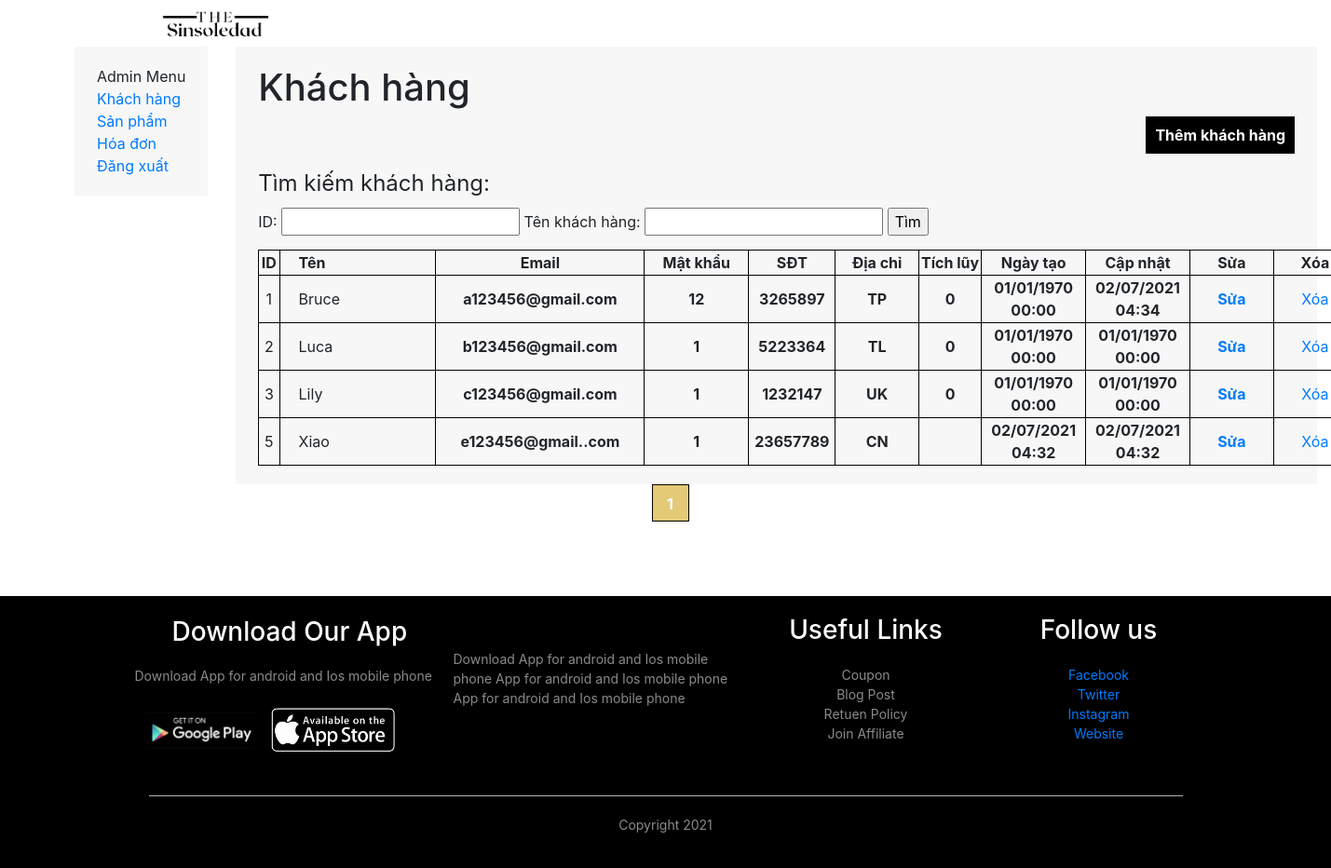
Page /admin/customer.php (signed in) on the committed database.
### tables this page shows
CREATE TABLE `customertbl` (
  `cid` int(6) NOT NULL,
  `cname` varchar(50) NOT NULL,
  `cemail` varchar(30) NOT NULL,
  `cpassword` varchar(30) NOT NULL,
  `cphone` varchar(12) NOT NULL,
  `caddress` varchar(50) NOT NULL,
  `total` int(11) DEFAULT NULL,
  `created_time` int(11) NOT NULL,
  `last_update` int(11) NOT NULL
);

### admin/customer.php (the view, shortened to what this page needs)
<?php
    include 'header.php';
    include '../connect/connect_db.php';
    $config_name = "customer";
    $config_title = "khách hàng";
    if (!empty($_SESSION['current_user'])) {
    $item_per_page = (!empty($_GET['per_page'])) ? $_GET['per_page'] : 6;
    $current_page = (!empty($_GET['page'])) ? $_GET['page'] : 1;
    $offset = ($current_page - 1) * $item_per_page;
    if(!empty($where)){
        $totalRecords = mysqli_query($con, "SELECT * FROM `customertbl` WHERE (".$where.")");
    }else{
        $totalRecords = mysqli_query($con, "SELECT * FROM `customertbl`");
    }
    $totalRecords = $totalRecords->num_rows;
    $totalPages = ceil($totalRecords / $item_per_page);
    if(!empty($where)){
        $customer = mysqli_query($con, "SELECT * FROM `customertbl` where (".$where.") ORDER BY `cid` LIMIT " . $item_per_page . " OFFSET " . $offset);
    }else{
        $customer = mysqli_query($con, "SELECT * FROM `customertbl` ORDER BY `cid` LIMIT " . $item_per_page . " OFFSET " . $offset);
    }
?>
<div class="container-fluid product-container">
    <div class="row">
        <div class="col-lg-2">
            <div class="side-bar">
            <div class="left-menu">
                <div class="menu-heading">Admin Menu</div>
                    <div class="menu-items">
                        <a href="customer.php">Khách hàng</a>
                        <a href="product.php">Sản phẩm</a>
                        <a href="order.php">Hóa đơn</a>
                        <a href="logout.php">Đăng xuất</a>
                    </div>
                </div>
            </div>
        </div>
        <div class="col-10">
            <div id="cart-form">
                <h1>Khách hàng</h1>
				<div class="buttons">
                    <a href="./edit_<?=$config_name?>.php">Thêm <?=$config_title?></a>
                </div>
                <div class="listing-search">
                    <form id="<?=$config_name?>-search-form" action="<?=$config_name?>.php?action=search" method="POST">
                        <fieldset>
                            <legend>Tìm kiếm <?=$config_title?>:</legend>
                            ID: <input type="text" name="cid" value="<?=!empty($id)?$id:""?>" />
                            Tên <?=$config_title?>: <input type="text" name="cname" value="<?=!empty($name)?$name:""?>" />
                            <input type="submit" class="" value="Tìm" />
                        </fieldset>
                    </form>
                </div>
                    <table class="customer-tbl">
                        <tr>
                            <th class="cus-number">ID</th>
                            <th class="cus-name">Tên</th>
                            <th class="cus-email">Email</th>
                            <th class="cus-password">Mật khẩu</th>
                            <th class="cus-phone">SĐT</th>
                            <th class="cus-address">Địa chỉ</th>
                            <th class="cus-total">Tích lũy</th>
                            <th class="created-time">Ngày tạo</th>
                            <th class="last-update">Cập nhật</th>
                            <th class="x-edit">Sửa</th>
                            <th class="x-delete">Xóa</th>
                        </tr>
                        <?php
                        if (!empty($customer)) {
                            while ($row = mysqli_fetch_array($customer)) {
                                ?>
                                <tr>
                                    <td class="cus-number"><?= $row['cid']?></td>
                                    <td class="cus-name"><?= $row['cname'] ?></td>
                                    <th class="cus-email"><?= $row['cemail'] ?></th>
                                    <th class="cus-password"><?= $row['cpassword'] ?></th>
                                    <th class="cus-phone"><?= $row['cphone'] ?></th>
                                    <th class="cus-address"><?= $row['caddress'] ?></th>
                                    <th class="cus-total"><?= $row['total'] ?></th>
                                    <th class="created-time"><?= date('d/m/Y H:i', $row['created_time']) ?></th>
                                    <th class="last-update"><?= date('d/m/Y H:i', $row['last_update']) ?></th>
                                    <th class="x-edit"><a href="./edit_customer.php?id=<?= $row['cid'] ?>">Sửa</a></th>
                                    <td class="x-delete"><a href="./delete_customer.php?id=<?= $row['cid'] ?>">Xóa</a></td>
                                </tr>
                                <?php
                            }
                        }?>
                    </table>
            </div>
        </div>
    </div>
    <div class="row">
        <div class="page-btn">
              <?php for ($num = 1; $num <= $totalPages; $num++) { ?>
                  <?php if ($num != $current_page) { ?>
                      <?php if ($num > $current_page - 3 && $num < $current_page + 3) { ?>
                          <a class="page-item" href="?per_page=<?= $item_per_page ?>&page=<?= $num ?>"><?= $num ?></a>
                      <?php } ?>
                  <?php } else { ?>
                      <strong class="current-page page-item"><?= $num ?></strong>
                  <?php } ?>
              <?php } ?>
        </div>
    </div>
</div>
<?php }?>
<?php if (!empty($_SESSION['current_user'])) { ?>
    <?php include '../assets/inc/footer.php'; ?>
    <?php } ?>

### assets/css/style.css (style rules this page uses)
:root { --light-gray: #2b3032a1; --primary-color: #ffffff; --border: #2b303218; --text-color: #ff686b; --gugi:"Gugi" }
.row { display: flex; align-items: center; flex-wrap: wrap; justify-content: space-around; }
.page-btn { margin: 0 240px 80px; }
.page-item { display: inline-block; border: 1px solid #000000; margin-left: 10px; width: 40px; height: 40px; text-align: center; line-height: 40px; cursor: pointer; text-decoration: none; }
.current-page { background: #e4ca77; color: #FFF; }
table { border-collapse: collapse; width: 980px; }
table a { text-decoration: none!important; }
table, th, td { border: 1px solid black; }
#cart-form { background: #f7f7f7; padding: 20px 24px 20px; }
.side-bar { height: 100%; position: fixed; z-index: 1; top: 0; left: 0; overflow-x: hidden; padding-top: 50px; padding-left: 80px; }
.left-menu { background: #f7f7f7; padding: 20px 24px 20px; }
.left-menu a { text-decoration: none!important; display: block; }
.buttons { text-align: right; font-weight: bold; font-size: 16px; margin-bottom: 15px; line-height: 38px; }
.buttons a { color: #FFF; padding: 10px; background: #000; text-decoration: none!important; }
.listing-search { margin-bottom: 15px; }
.created-time { width: 100px; text-align: center; }
.last-update { width: 100px; text-align: center; }
.x-edit { width: 80px; text-align: center; }
.x-delete { width: 80px; text-align: center; }
.customer-tbl { width: 1180px; }
.customer-tbl .cus-number { width: 20px; text-align: center; }
.customer-tbl .cus-name { width: 150px; padding-left: 20px; }
.customer-tbl .cus-email { width: 200px; text-align: center; }
.customer-tbl .cus-password { width: 100px; text-align: center; }
.customer-tbl .cus-phone { width: 80px; text-align: center; }
.customer-tbl .cus-address { width: 80px; text-align: center; }
.customer-tbl .cus-total { width: 60px; text-align: center; }

### rows in the picture
customertbl: cid "1", cname "Bruce", cemail "a123456@gmail.com", cpassword "12", cphone "3265897", caddress "TP", total "0", created_time "01/01/1970 00:00", last_update "02/07/2021 04:34"
customertbl: cid "2", cname "Luca", cemail "b123456@gmail.com", cpassword "1", cphone "5223364", caddress "TL", total "0", created_time "01/01/1970 00:00", last_update "01/01/1970 00:00"
customertbl: cid "3", cname "Lily", cemail "c123456@gmail.com", cpassword "1", cphone "1232147", caddress "UK", total "0", created_time "01/01/1970 00:00", last_update "01/01/1970 00:00"
customertbl: cid "5", cname "Xiao", cemail "e123456@gmail..com", cpassword "1", cphone "23657789", caddress "CN", created_time "02/07/2021 04:32", last_update "02/07/2021 04:32"

### other values in the picture
$config_title "khách hàng"
